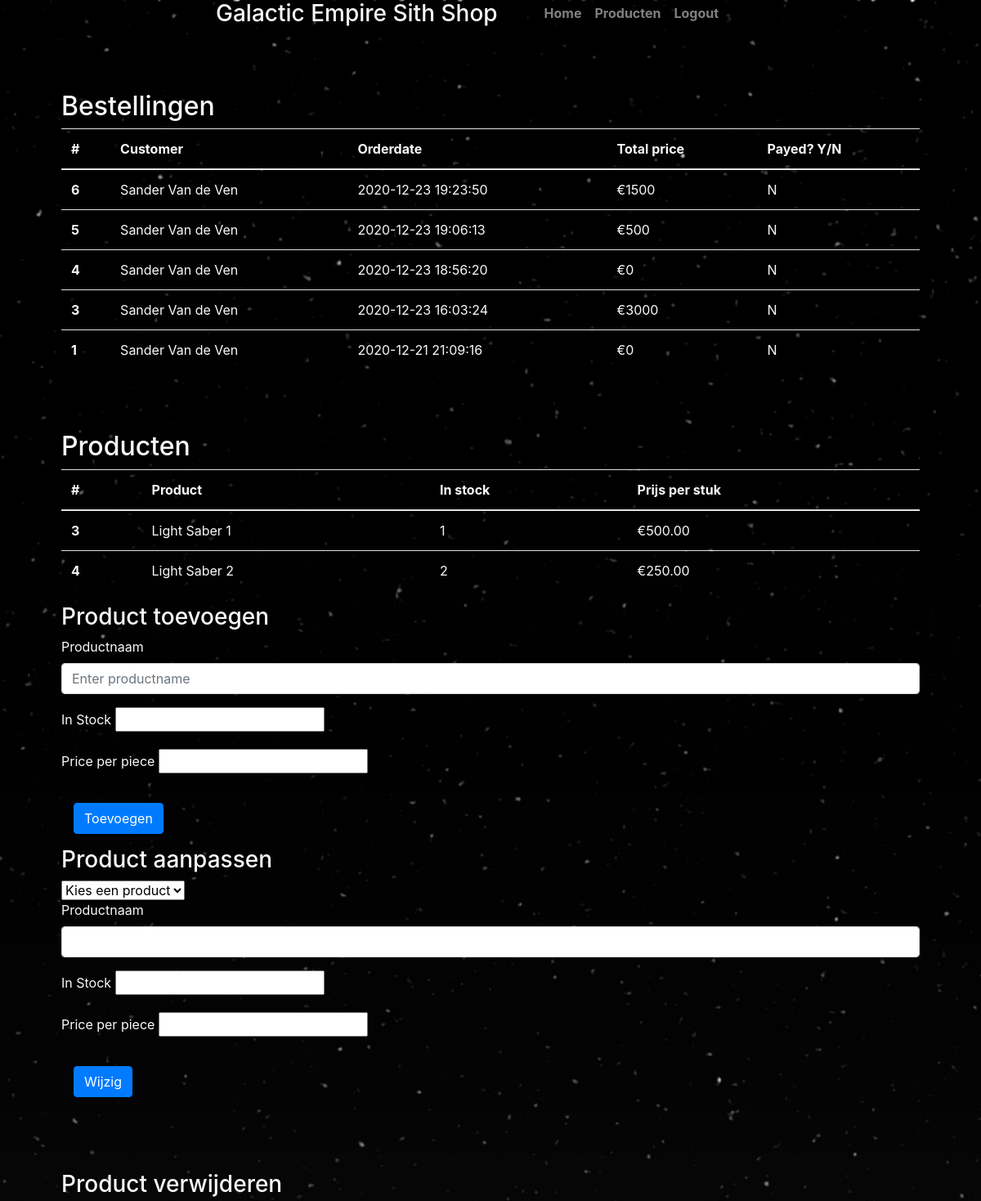
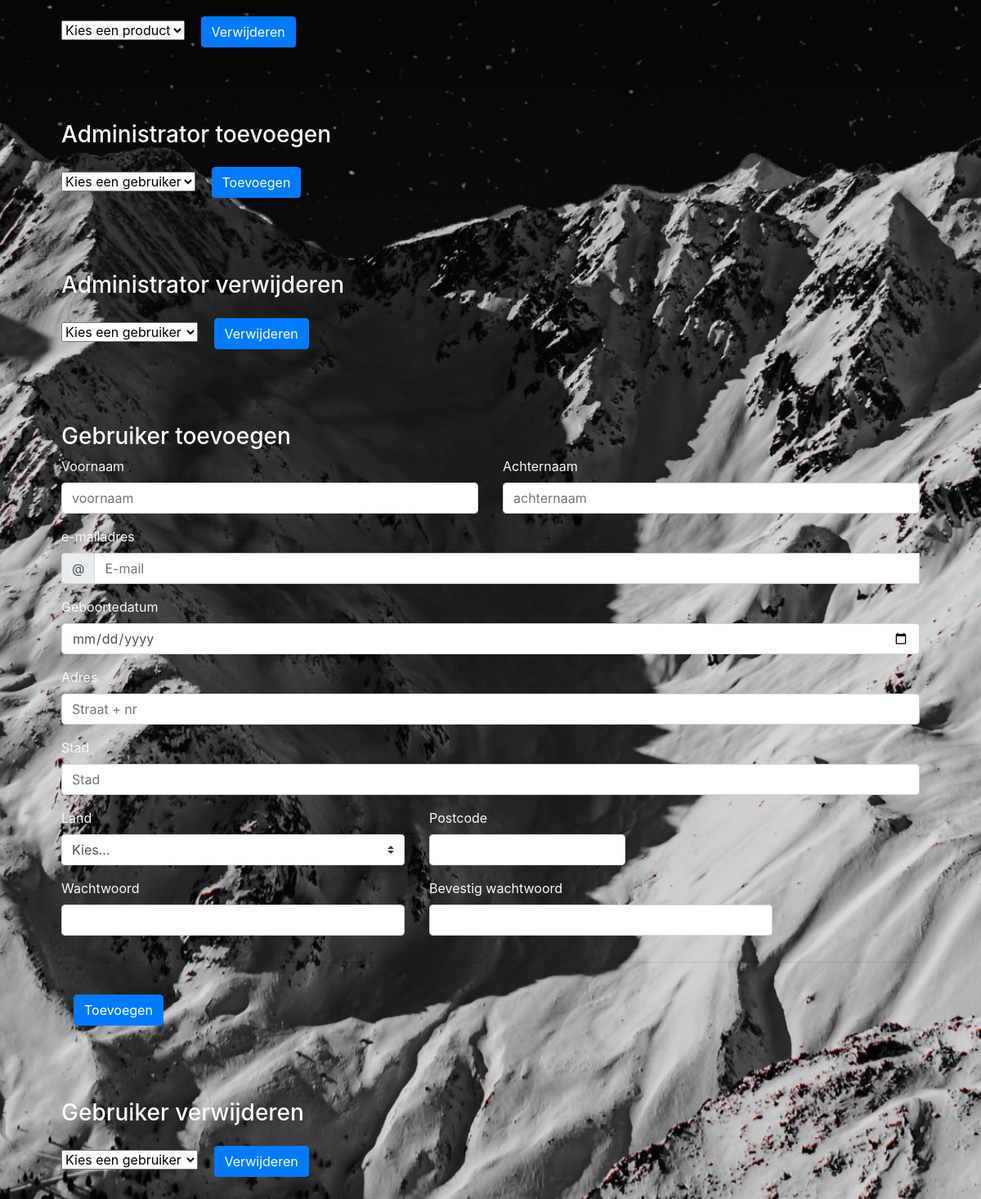
Page /dashboard.php on the committed database (2 pictures, top to bottom).
### tables this page shows
CREATE TABLE `Orders` (
  `OrderID` int NOT NULL,
  `CustomerID` int NOT NULL,
  `order_time` timestamp NOT NULL DEFAULT CURRENT_TIMESTAMP,
  `payed` tinyint(1) NOT NULL DEFAULT '0'
);

CREATE TABLE `Products` (
  `ProductID` int NOT NULL,
  `name` varchar(255) NOT NULL,
  `stock` int NOT NULL,
  `price` decimal(15,2) NOT NULL DEFAULT '0.00',
  `image_name` varchar(255) NOT NULL DEFAULT 'default.png'
);

### dashboard.php (the view, shortened to what this page needs)
<?php
  require "includes/config.php";
?>
<!DOCTYPE html>
<html lang="nl">
  <head>
    <link rel="stylesheet" href="https://cdn.jsdelivr.net/npm/bootstrap@4.5.3/dist/css/bootstrap.min.css">
    <link rel="stylesheet" href="styles/dashboard.css">
  </head>
  <body>
    <header class="masthead mb-auto">
      <div class="inner">
        <h3 class="masthead-brand text-light" style="text-align:center;">Galactic Empire Sith Shop</h3>
        <nav class="nav nav-masthead justify-content-center">
          <a class="nav-link" href="index.php">Home</a>
          <a class="nav-link" href="products.php">Producten</a>
          <a class="nav-link" href="includes/sign_out.php">Logout</a>
        </nav>
      </div>
    </header>
    <div style="margin: 75px; max-height: 30%;">
        <h2 class="text-light">Bestellingen</h2>
        <table class="table text-light">
            <thead>
              <tr>
                <th scope="col">#</th>
                <th scope="col">Customer</th>
                <th scope="col">Orderdate</th>
                <th scope="col">Total price</th>
                <th scope="col">Payed? Y/N</th>
              </tr>
            </thead>
            <tbody>
              <?php
                $sql = "SELECT * FROM Orders ORDER BY OrderID DESC;";
                $result = mysqli_query($conn, $sql);
                $resultCheck = mysqli_num_rows($result);
                if($resultCheck > 0)
                {
                  while($row = mysqli_fetch_assoc($result))
                  {
                    $OrderID = $row['OrderID'];
                    $OrderTime = $row['order_time'];
                    $payed = $row['payed'];
                    $CustomerID = $row['CustomerID'];
                    $som = 0;
                    if($payed == 1)
                    {
                      $payed = 'Y';
                    }
                    else
                    {
                      $payed = 'N';
                    }
                    $sql = "SELECT CONCAT(first_name, ' ', last_name) AS Name FROM Customers WHERE CustomerID = " . $CustomerID . ";";
                    $result2 = mysqli_query($conn, $sql);
                    $resultCheck2 = mysqli_num_rows($result2);
                    if($resultCheck2 > 0)
                    {
                      $row2 = mysqli_fetch_assoc($result2);
                      $CustomerName = $row2['Name'];
                    }
                    else
                    {
                      $CustomerName = "Unknown";
                    }
                    $sql = "SELECT ProductID, amount FROM Order_details WHERE OrderID = " . $OrderID . ";";
                    $result3 = mysqli_query($conn, $sql);
                    $resultCheck3 = mysqli_num_rows($result3);
                    if($resultCheck3 > 0)
                    {
                      while($row3 = mysqli_fetch_assoc($result3))
                      {
                        $ProductID = $row3['ProductID'];
                        $amount = $row3['amount'];
                        $sql = "SELECT price FROM Products WHERE ProductID = " . $ProductID . ";";
                        $result4 = mysqli_query($conn, $sql);
                        $resultCheck4 = mysqli_num_rows($result4);
                        if($resultCheck4 > 0)
                        {
                          $row4 = mysqli_fetch_assoc($result4);
                          $price = $row4['price'];
                          $som += ($price * $amount);
                        }
                        else
                        {
                          $som += 0;
                        }
                      }
                    }
                    else
                    {
                      $som = "Unknown";
                    }
                    echo('<tr>');
                    echo('<th scope="row">' . $OrderID . '</th>');
                    echo('<td>' . $CustomerName . '</td>');
                    echo('<td>' . $OrderTime . '</td>');
                    echo('<td>€' . $som . '</td>');
                    echo('<td>' . $payed . '</td>');
                    echo('</tr>');
                  }
                }
              ?>
            </tbody>
          </table>
    </div>
    <div style="margin: 75px; max-height: 30%;">
        <h2 class="text-light">Producten</h2>
        <table class="table text-light">
            <thead>
              <tr>
                <th scope="col">#</th>
                <th scope="col">Product</th>
                <th scope="col">In stock</th>
                <th scope="col">Prijs per stuk</th>
              </tr>
            </thead>
            <tbody>
            <?php
              $sql = "SELECT * FROM Products;";
              $result = mysqli_query($conn, $sql);
              $resultCheck = mysqli_num_rows($result);
              if($resultCheck > 0)
              {
                while($row = mysqli_fetch_assoc($result))
                {
                  echo('<tr>');
                  echo('<th scope="row">' . $row['ProductID'] . '</th>');
                  echo('<td>' . $row['name'] . '</td>');
                  echo('<td>' . $row['stock'] . '</td>');
                  echo('<td>€' . $row['price'] . '</td>');
                  echo('</tr>');
                }
              }
            ?>
            </tbody>
        </table>
        <h3 class="text-light">Product toevoegen</h3>
        <form class=" text-light" action="includes/add_product.php" method="POST" enctype="multipart/form-data">
            <div class="form-group">
                <label for="productname">Productnaam</label>
                <input class="form-control" id="productname" name="name" placeholder="Enter productname">
            </div>
            <div class="form-group">
                <label for="stock">In Stock</label>
                <input type="number" name="stock" step="1" id="stock">
            </div>
            <div class="form-group">
                <label for="priceperpiece">Price per piece</label>
                <input type="number" name="price" step=".01" id="priceperpiece">
            </div>
            <button type="submit" class="btn btn-primary" name="submit-product">Toevoegen</button>
        </form>
        <h3 class="text-light">Product aanpassen</h3>
        <form class=" text-light" action="includes/update_product.php" method="POST">
              <select class="mdb-select md-form" name="product">
              <option value="" disabled selected>Kies een product</option>
              <?php
                    $sql = "SELECT * FROM Products ORDER BY name, ProductID;";
                    $result = mysqli_query($conn, $sql);
                    $resultCheck = mysqli_num_rows($result);
                    if($resultCheck > 0)
                    {
                      while($row = mysqli_fetch_assoc($result))
                      {
                        echo('<option value="' . $row['ProductID'] . '">' .$row['name'] . '</option>');
                      }
                    }
                  ?>
            </select>
            <div class="form-group">
                <label for="productname">Productnaam</label>
                <input class="form-control" id="productname" name="name" placeholder="<?php echo($row['ProductName']); ?>">
            </div>
            <div class="form-group">
                <label for="stock">In Stock</label>
                <input type="number" name="stock" step="1" id="stock" placeholder="<?php echo($row['amount']); ?>">
            </div>
            <div class="form-group">
                <label for="priceperpiece">Price per piece</label>
                <input type="number" name="price" step=".01" id="priceperpiece" placeholder="<?php echo($row['price']); ?>">
            </div>
            <button type="submit" class="btn btn-primary" name="submit-update-product">Wijzig</button>
        </form>
    </div>
    <div style="margin: 75px;">
        <h3 class="text-light">Product verwijderen</h3>
        <form method="POST" action="includes/remove_product.php">
            <select class="mdb-select md-form" name="product">
            <option value="" disabled selected>Kies een product</option>
            </select>
            <button type="submit" class="btn btn-primary" name="submit-remove-product">Verwijderen</button>
        </form>
    </div>
    <div style="margin: 75px;">
        <h3 class="text-light">Administrator toevoegen</h3>
        <form method="POST" action="includes/add_admin.php">
            <select class="mdb-select md-form" name="user">
            <option value="" disabled selected>Kies een gebruiker</option>
            </select>
            <button type="submit" class="btn btn-primary" name="submit-add-admin">Toevoegen</button>
        </form>
    </div>
    <div style="margin: 75px;">
        <h3 class="text-light">Administrator verwijderen</h3>
        <form action="includes/remove_admin.php" method="POST">
            <select class="mdb-select md-form" name="user">
                <option value="" disabled selected>Kies een gebruiker</option>
            </select>
            <button type="submit" class="btn btn-primary" name="submit-remove-admin">Verwijderen</button>
        </form>
    </div>
    <div style="margin: 75px;">
        <h3 class="text-light">Gebruiker toevoegen</h3>
        <form action="includes/sign_up.php" method="POST">
        <div class="row">
          <div class="col-md-6 mb-3">
            <label for="firstName" class="text-light">Voornaam</label>
            <input type="text" class="form-control" name="firstname" id="firstName" placeholder="voornaam" value="" required>
          </div>
          <div class="col-md-6 mb-3">
            <label for="lastName" class="text-light">Achternaam</label>
            <input type="text" class="form-control" name="lastname" id="lastName" placeholder="achternaam" value="" required>
          </div>
        </div>
        <div class="mb-3">
          <label for="email" class="text-light">e-mailadres</label>
          <div class="input-group">
            <div class="input-group-prepend">
              <span class="input-group-text">@</span>
            </div>
            <input type="email" class="form-control" name="email" id="email" placeholder="E-mail" required>
          </div>
        </div>
        <div class="mb-3">
          <label for="birthdate" class="text-light">Geboortedatum</label>
          <input type="date" class="form-control" name="birthdate" id="birthdate" required>
        </div>
        <div class="mb-3">
          <label for="address" class="text-light">Adres</label>
          <input type="text" class="form-control" name="address" id="address" placeholder="Straat + nr" required>
        </div>
        <div class="mb-3">
          <label for="city" class="text-light">Stad</label>
          <input type="text" class="form-control" name="city" id="city" placeholder="Stad" required>
        </div>
        <div class="row">
          <div class="col-md-5 mb-3">
            <label for="country" class="text-light">Land</label>
            <select class="custom-select d-block w-100" id="country" name="country" required>
              <option value="">Kies...</option>
            </select>
          </div>
          <div class="col-md-3 mb-3">
            <label for="postcode" class="text-light">Postcode</label>
            <input type="text" class="form-control" id="postcode" name="postcode" placeholder="" required>
          </div>
        </div>
        <div class="row">
            <div class="col-md-5 mb-3">
              <label for="password" class="text-light">Wachtwoord</label>
              <input type="password" class="form-control" id="password" name="password" required>
            </div>
            <div class="col-md-5 mb-3">
              <label for="passwordConfirm" class="text-light">Bevestig wachtwoord</label>
              <input type="password" class="form-control" id="passwordConfirm" name="passwordConfirm" required>
            </div>
        </div>
        <hr class="mb-4">
        <button type="submit" class="btn btn-primary" name="signup-submit">Toevoegen</button>
      </form>
    </div>
    <div style="margin: 75px;">
        <h3 class="text-light">Gebruiker verwijderen</h3>
        <form action="includes/remove_user.php" method="POST">
            <select class="mdb-select md-form" name="user">
                <option value="" disabled selected>Kies een gebruiker</option>
            </select>
            <button type="submit" class="btn btn-primary" name="submit-remove-user">Verwijderen</button>
        </form>
    </div>
  </body>
</html>

### styles/dashboard.css (style rules this page uses)
body { background: url(../images/spacemountain.jpg) no-repeat center center fixed; -webkit-background-size: cover; -moz-background-size: cover; -o-background-size: cover; }
button { margin: 15px; }
.inner { max-width: 42em; margin-left: auto; margin-right: auto; }
.masthead { margin-bottom: 2rem; }
.masthead-brand { margin-bottom: 0; float: left; }
.nav-masthead .nav-link { padding: .25rem 0; font-weight: 700; color: rgba(255, 255, 255, .5); background-color: transparent; border-bottom: .25rem solid transparent; float: right; }
.nav-masthead .nav-link + .nav-link { margin-left: 1rem; }

### rows in the picture
orders: OrderID "6", CustomerName "Sander Van de Ven", order_time "2020-12-23 19:23:50", som "1500", payed "N"
orders: OrderID "5", CustomerName "Sander Van de Ven", order_time "2020-12-23 19:06:13", som "500", payed "N"
orders: OrderID "4", CustomerName "Sander Van de Ven", order_time "2020-12-23 18:56:20", som "0", payed "N"
orders: OrderID "3", CustomerName "Sander Van de Ven", order_time "2020-12-23 16:03:24", som "3000", payed "N"
orders: OrderID "1", CustomerName "Sander Van de Ven", order_time "2020-12-21 21:09:16", som "0", payed "N"
products: ProductID "3", name "Light Saber 1", stock "1", price "500.00"
products: ProductID "4", name "Light Saber 2", stock "2", price "250.00"
